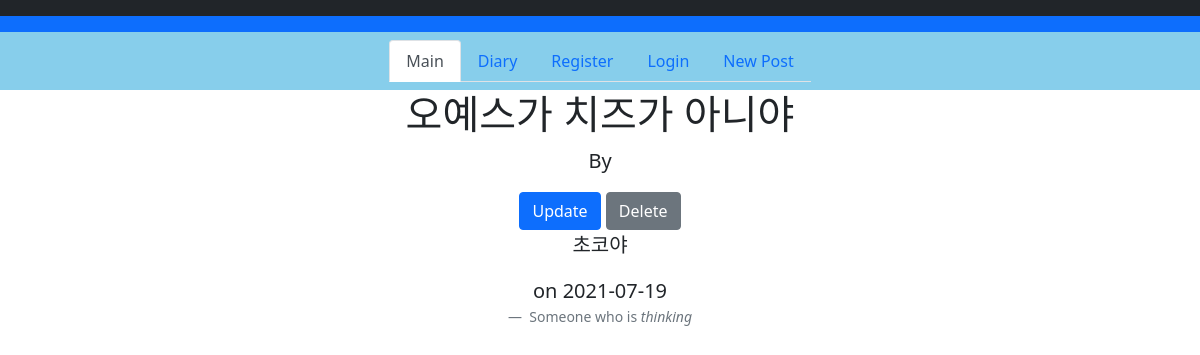
/post/6, run on the app's committed database.
### flaskblog/models.py (models this page shows, shortened)
class Post(db.Model):
	id = db.Column(db.Integer, primary_key=True)
	title = db.Column(db.String(100), nullable = False)
	date_posted = db.Column(db.DateTime, nullable = False, default=datetime.utcnow())
	content = db.Column(db.Text, nullable=False)
	user_id = db.Column(db.Integer, db.ForeignKey('user.id'), nullable=False)

### flaskblog/routes.py (the view)
@app.route("/post/<int:post_id>")
def post(post_id):
	post = Post.query.get_or_404(post_id)
	return render_template('post.html', title='post.title', post=post)

### flaskblog/templates/post.html (shortened to what this page needs)
{% extends "layout.html" %}
{% block content %}
    <h1>{{ post.title }}</h1>
    <p> By {{ post.author.username}}</p>
    <div>
        <a class="btn btn-primary" href="{{ url_for('update_post', post_id=post.id ) }}">Update</a>
        <button type="button" class="btn btn-secondary" data-bs-toggle="modal" data-bs-target="#exampleModal">Delete</button>
    </div>
    <p> {{ post.content }} </p>
    <p> on {{ post.date_posted.strftime('%Y-%m-%d') }} </p>
{% endblock content %}

### data on the page
Post: title "오예스가 치즈가 아니야", content "초코야", date_posted "2021-07-19"
